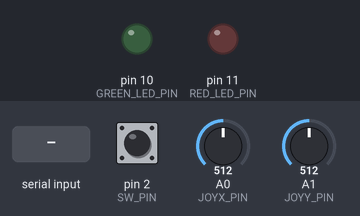
A sketch run on a simulated Arduino Uno, built with avr-gcc and run on an emulated ATmega328P. Shown: output pins drawn as LEDs (lit = HIGH). The test bench sets the inputs (shaded band); at power-on: A0 (JOYX_PIN) = 512, pin 2 (SW_PIN) HIGH, A1 (JOYY_PIN) = 512. What the sketch prints to the serial monitor is not drawn.

Above: at 1.2 s.
1.3 s: "greenOn\n" received over Serial
At 1.7 s:
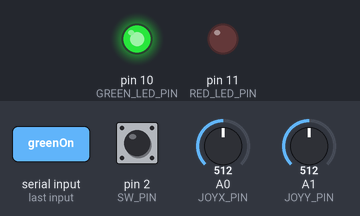
2.8 s: "redOn\n" received over Serial
At 3.8 s:
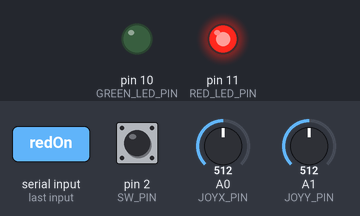
4.3 s: "ledOff\n" received over Serial
At 5.0 s:
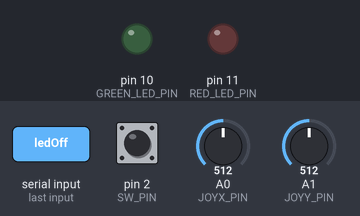
5.8 s: A0 (JOYX_PIN) set to 986
7.3 s: A0 (JOYX_PIN) set to 1017
Timing chart, 0 to 10.3 s (numbered marks = the images above; inputs shaded):
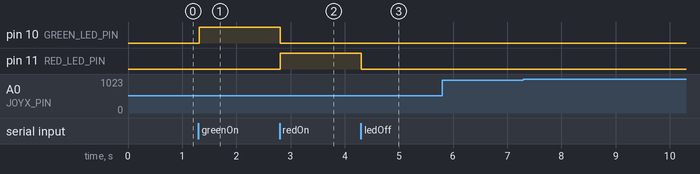

Measured:
- after the input at 1.3 s, pin 10 (GREEN_LED_PIN): LOW → HIGH at once
- after the input at 2.8 s, pin 10 (GREEN_LED_PIN): HIGH → LOW at once; pin 11 (RED_LED_PIN): LOW → HIGH at once
- after the input at 4.3 s, pin 11 (RED_LED_PIN): HIGH → LOW at once
- after the input at 5.8 s, every drawn part: stays the same
- after the input at 7.3 s, every drawn part: stays the same

The sketch:

sketch_may1b.ino
```cpp
const int JOYX_PIN = A0;
const int JOYY_PIN = A1;
const int SW_PIN = 2;

const int GREEN_LED_PIN = 10;
const int RED_LED_PIN = 11;

const int NUM_READINGS = 10;

struct AxisReadings {
  int readIndex;
  int readings[NUM_READINGS];
  float total = 0;
  int average = 0;
  int zeroed;

} xAxisReadings, yAxisReadings;

bool zeroing = false;
bool ready = true;

void setup() {
  Serial.begin(9600);

  pinMode(SW_PIN, INPUT_PULLUP);
  pinMode(GREEN_LED_PIN, OUTPUT);
  pinMode(RED_LED_PIN, OUTPUT);

  for (int i = 0; i < NUM_READINGS; i++) {
    xAxisReadings.readings[i] = yAxisReadings.readings[i] = 0;
  }

  // Turn off LEDs at startup
  digitalWrite(GREEN_LED_PIN, LOW);
  digitalWrite(RED_LED_PIN, LOW);
}

void loop() {
  int xValue = analogRead(JOYX_PIN);
  int yValue = analogRead(JOYY_PIN);
  int swValue = !digitalRead(SW_PIN);

  smoothAxis(&xAxisReadings, xValue);
  smoothAxis(&yAxisReadings, yValue);

  if (Serial.available() > 0) {
    String msg = Serial.readStringUntil('\n');
    msg.trim();  // Clean up newline characters

    if (msg == "zero") {
      zeroing = true;
    } else if (msg == "greenOn") {
      digitalWrite(GREEN_LED_PIN, HIGH);
      digitalWrite(RED_LED_PIN, LOW);
    } else if (msg == "redOn") {
      digitalWrite(RED_LED_PIN, HIGH);
      digitalWrite(GREEN_LED_PIN, LOW);
    } else if (msg == "ledOff") {
      digitalWrite(RED_LED_PIN, LOW);
      digitalWrite(GREEN_LED_PIN, LOW);
    }
  }

  if (zeroing) {
    xAxisReadings.zeroed = xAxisReadings.average;
    yAxisReadings.zeroed = yAxisReadings.average;
    zeroing = false;
    ready = true;
  }

  if (ready) {
    Serial.print(xAxisReadings.average - xAxisReadings.zeroed);
    Serial.print(",");
    Serial.print(yAxisReadings.average - yAxisReadings.zeroed);
    Serial.print(",");
    Serial.println(swValue);
  }

  delay(16);
}

void smoothAxis(AxisReadings *readings, int newValue) {
  int index = readings->readIndex;
  readings->total = readings->total - readings->readings[index];
  readings->readings[index] = newValue;
  readings->total += newValue;
  readings->readIndex = readings->readIndex + 1;

  if (readings->readIndex >= NUM_READINGS)
    readings->readIndex = 0;

  readings->average = round(readings->total / NUM_READINGS);
}
```
